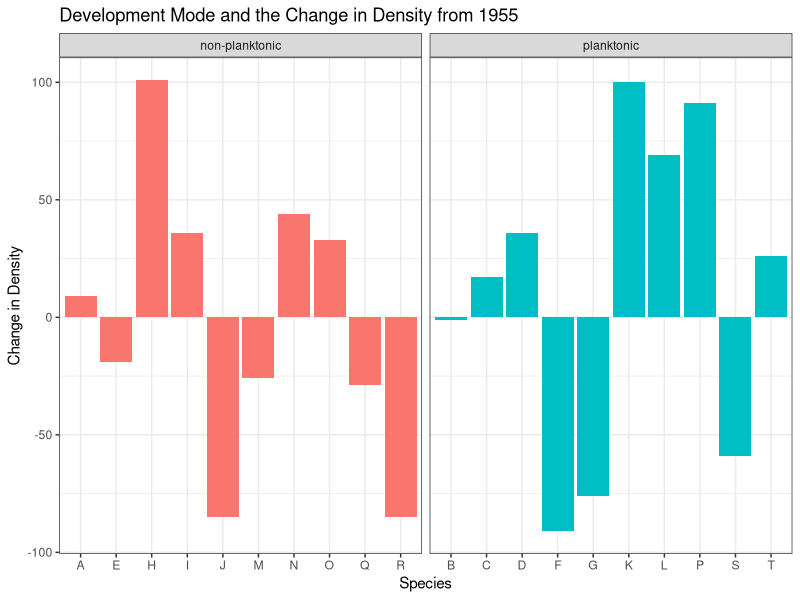
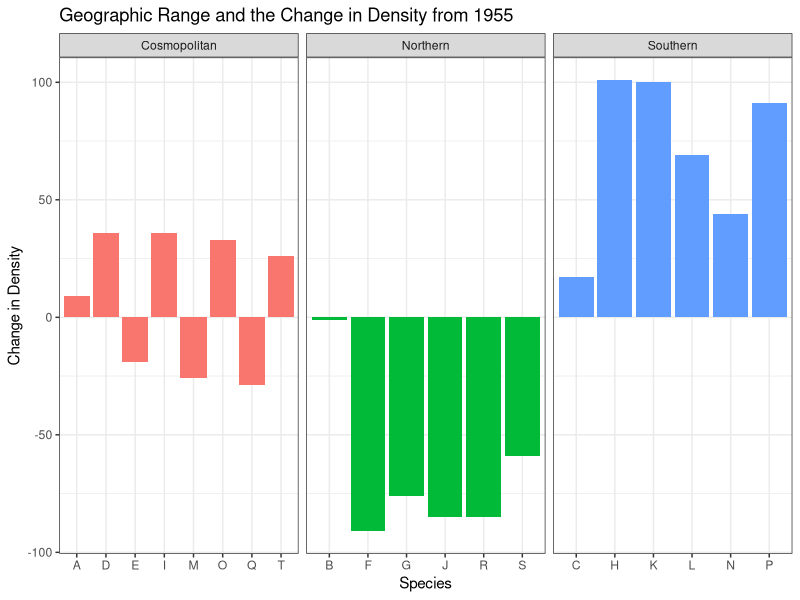
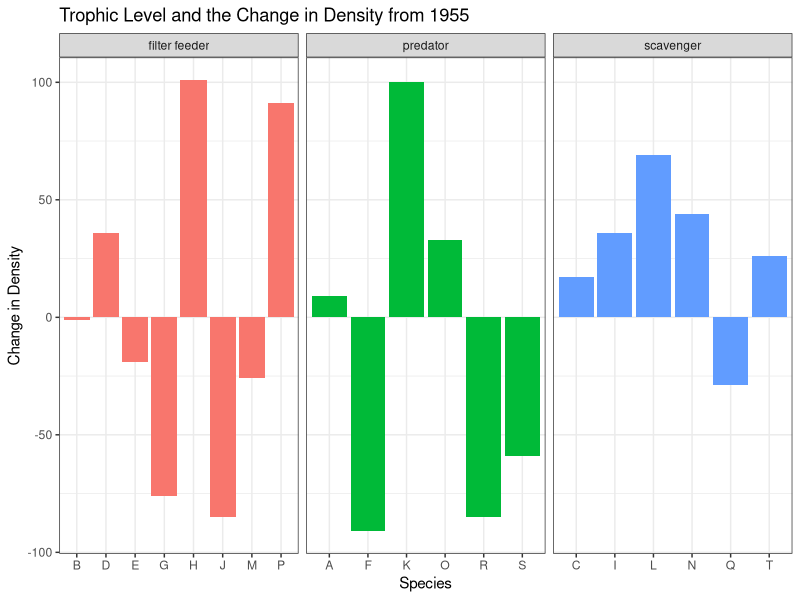
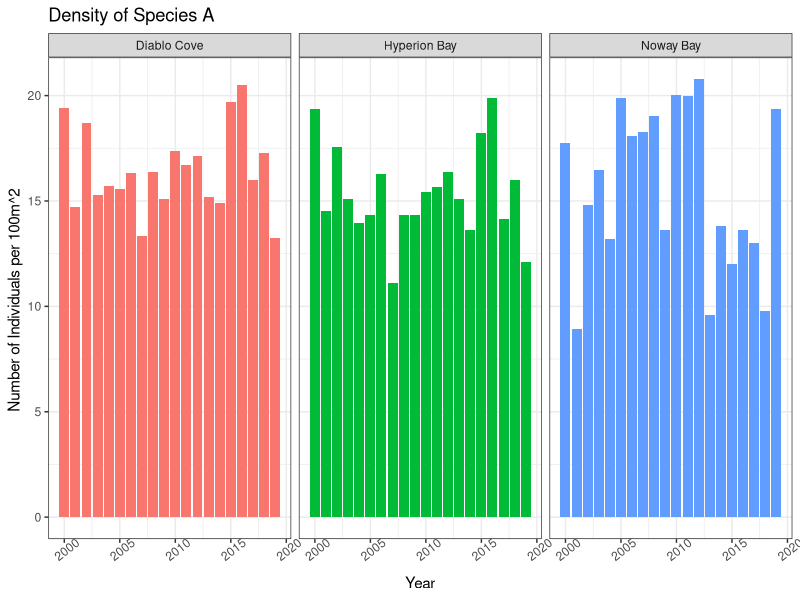
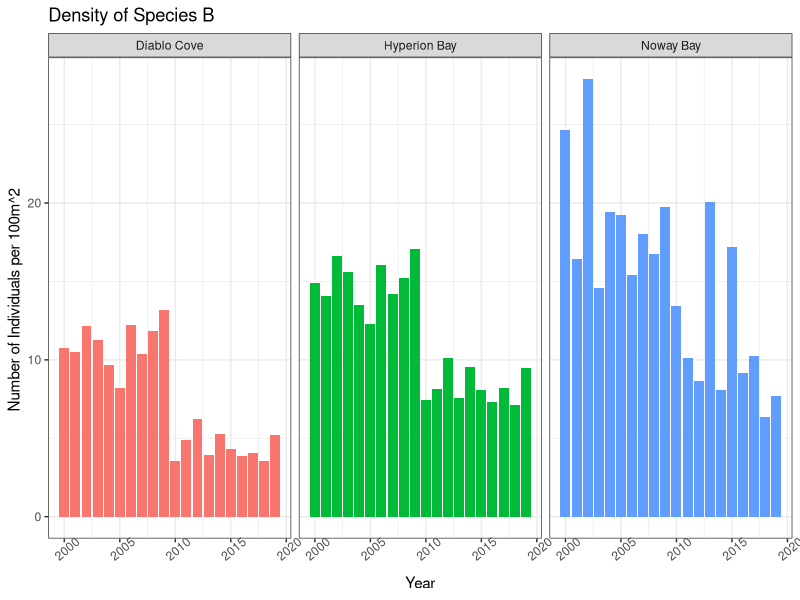
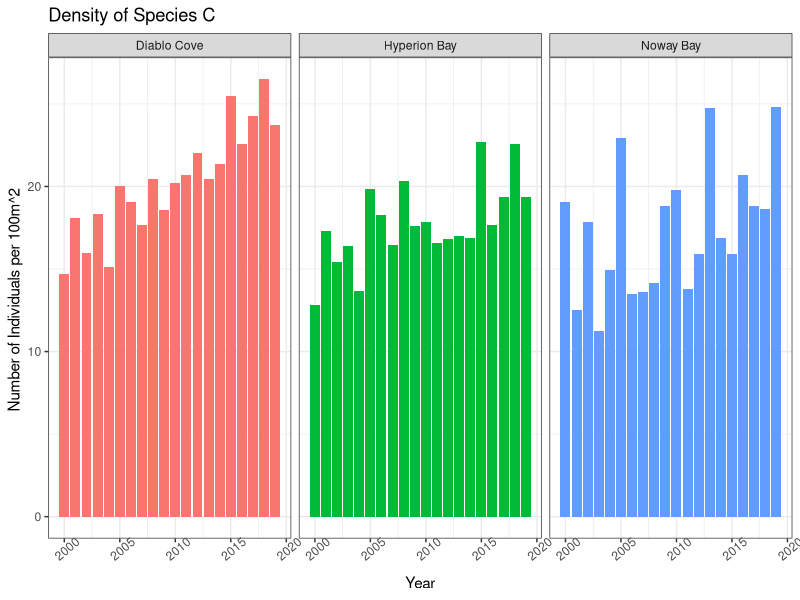
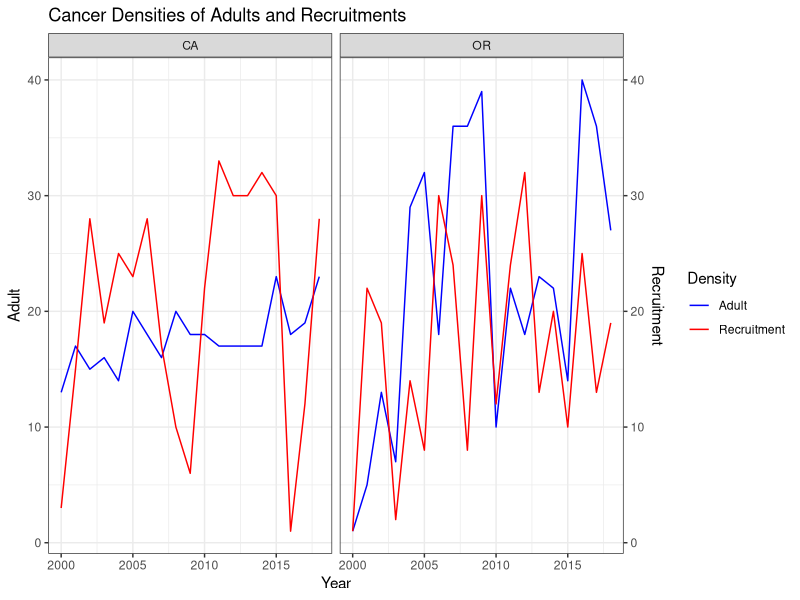
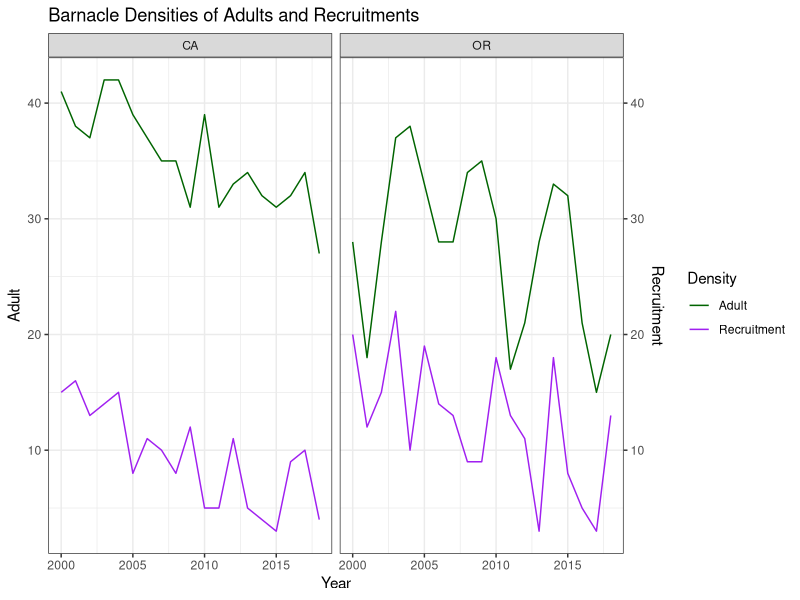

Generate these figures, in order, with R:
## ---- chunk 1
knitr::opts_chunk$set(echo = TRUE)
library(tidyverse)
## ---- chunk 2

climate_change <- read_csv("climate_change.csv")


## ---- chunk 3

development_change <- ggplot(climate_change, aes(x = Species, y = density_change, fill = development)) +
  geom_bar(stat = "identity") +
  facet_wrap(~development, scales = "free_x") +
  labs(title = "Development Mode and the Change in Density from 1955",
       y = "Change in Density") +
  theme_bw()+
  theme(legend.position = "none") 

development_change


## ---- chunk 4

geographic <- ggplot(climate_change, aes(x = Species, y = density_change, fill = geographic_range))+
  geom_bar(stat = "identity")+
  facet_wrap(~geographic_range, scales = "free_x") +
  theme_bw()+
  labs(title = "Geographic Range and the Change in Density from 1955",
       y = "Change in Density") +
  theme(legend.position = "none")

geographic



## ---- chunk 5

trophic <- ggplot(climate_change, aes(x = Species, y = density_change, fill = trophic_level))+
  geom_bar(stat = "identity")+
  facet_wrap(~trophic_level, scales = "free_x") +
  theme_bw()+
  labs(title = "Trophic Level and the Change in Density from 1955",
       y = "Change in Density") +
  theme(legend.position = "none")

trophic



## ---- chunk 6

nuclear <- read_csv("nuclearpowerplant.csv")

nuclearspecies <- read_csv("nuclear_species.csv")


## ---- chunk 7

speciesa <- ggplot(nuclearspecies, aes(x = Year, y = A, fill = Plant)) +
  geom_bar(stat = "identity") +
  facet_wrap(~Plant) +
  theme_bw() +
  theme(legend.position = "none",
        axis.text.x = element_text(angle = 38)) +
  labs(title = "Density of Species A",
       y = "Number of Individuals per 100m^2 ")
  

speciesa

## ---- chunk 8

speciesb <- ggplot(nuclearspecies, aes(x = Year, y = B, fill = Plant)) +
  geom_bar(stat = "identity") +
  facet_wrap(~Plant) +
  theme_bw() +
  theme(legend.position = "none",
        axis.text.x = element_text(angle = 40)) +
  labs(title = "Density of Species B",
       y = "Number of Individuals per 100m^2 ")
  

speciesb


## ---- chunk 9

speciesc <- ggplot(nuclearspecies, aes(x = Year, y = C, fill = Plant)) +
  geom_bar(stat = "identity") +
  facet_wrap(~Plant) +
  theme_bw() +
  theme(legend.position = "none",
        axis.text.x = element_text(angle = 40)) +
  labs(title = "Density of Species C",
       y = "Number of Individuals per 100m^2 ")
  

speciesc



## ---- chunk 10

fishery <- read_csv("fishery.csv") %>%
  na.omit()

adult_recruit <- read_csv("recruit_adult.csv")


## ---- chunk 11
crabs <- adult_recruit %>%
  filter(Species == "Cancer") %>%
  na.omit()
  


crabplot <- ggplot(crabs, aes(x = Year)) +
  geom_line(aes(y = Adult, color = "Adult")) +
  geom_line(aes(y = Recruitment, color = "Recruitment"))+
  facet_wrap(~State)+
  scale_y_continuous(sec.axis = sec_axis(~., name = "Recruitment")) +
  theme_bw()+
  labs(title = "Cancer Densities of Adults and Recruitments",
       color = "Density") +
  scale_color_manual(values = c("blue", "red"))


crabplot

## ---- chunk 12

barnacle <- adult_recruit %>%
  filter(Species == "Barnacle") %>%
  na.omit()
  


barnacleplot <- ggplot(barnacle, aes(x = Year)) +
  geom_line(aes(y = Adult, color = "Adult")) +
  geom_line(aes(y = Recruitment, color = "Recruitment"))+
  facet_wrap(~State)+
  scale_y_continuous(sec.axis = sec_axis(~., name = "Recruitment")) +
  theme_bw()+
  labs(title = "Barnacle Densities of Adults and Recruitments",
       color = "Density") +
  scale_color_manual(values = c("darkgreen", "purple"))


barnacleplot


## ---- chunk 13
recruit_upwelling <- ggplot(fishery, aes(x = Recruit_Cancer_CA)) +
  geom_line(aes(y = Upwelling_Winter_CA, color = "Upwelling Winter")) +
  geom_line(aes(y = Upwelling_Summer_CA, color = "Upwelling Summer")) +
  scale_y_continuous(sec.axis = sec_axis(~., name = "Summer")) +
  scale_color_manual(values = c("darkturquoise", "goldenrod1"))+
  labs(title = "Recruitment of Cancer Crabs During Upwelling in CA",
       x = "Cancer Recruitment",
       y = "Winter",
       color = "Season")+
  theme_bw()
  


recruit_upwelling


## ---- chunk 14

oregon_upwelling <- ggplot(fishery, aes(x = Recruit_Cancer_OR)) +
  geom_line(aes(y = Upwelling_Winter_OR, color = "Upwelling Winter")) +
  geom_line(aes(y = Upwelling_Summer_OR, color = "Upwelling Summer")) +
  scale_y_continuous(sec.axis = sec_axis(~., name = "Upwelling Summer")) +
  scale_color_manual(values = c("deeppink3", "lightseagreen"))+
  labs(title = "Recruitment of Cancer Crabs During Upwelling in OR",
       x = "Cancer Recruitment",
       y = "Winter",
       color = "Season")+
  theme_bw()
  


oregon_upwelling


## ---- chunk 15

barn_ca_upwelling <- ggplot(fishery, aes(x = Recruit_Barnacle_CA)) +
  geom_line(aes(y = Upwelling_Winter_CA, color = "Upwelling Winter")) +
  geom_line(aes(y = Upwelling_Summer_CA, color = "Upwelling Summer")) +
  scale_y_continuous(sec.axis = sec_axis(~., name = "Summer")) +
  scale_color_manual(values = c("darkorange3", "cyan3"))+
  labs(title = "Recruitment of Barnacle Bill During Upwelling in CA",
       x = "Barnacle Recruitment",
       y = "Winter",
       color = "Season")+
  theme_bw()
  


barn_ca_upwelling


## ---- chunk 16

barn_or_upwelling <- ggplot(fishery, aes(x = Recruit_Barnacle_OR)) +
  geom_line(aes(y = Upwelling_Winter_OR, color = "Upwelling Winter")) +
  geom_line(aes(y = Upwelling_Summer_OR, color = "Upwelling Summer")) +
  scale_y_continuous(sec.axis = sec_axis(~., name = "Summer")) +
  scale_color_manual(values = c("slateblue1", "coral2"))+
  labs(title = "Recruitment of Barnacle Bill During Upwelling in OR",
       x = "Barnacle Recruitment",
       y = "Winter",
       color = "Season")+
  theme_bw()
  


barn_or_upwelling
